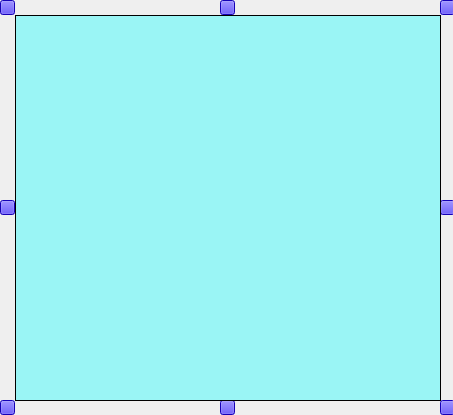
<?xml version="1.0" encoding="UTF-8"?>
<ui version="4.0">
 <class>rectSelection</class>
 <widget class="QWidget" name="rectSelection">
  <property name="geometry">
   <rect>
    <x>0</x>
    <y>0</y>
    <width>453</width>
    <height>415</height>
   </rect>
  </property>
  <property name="cursor">
   <cursorShape>SizeAllCursor</cursorShape>
  </property>
  <property name="windowTitle">
   <string>Form</string>
  </property>
  <property name="styleSheet">
   <string notr="true"/>
  </property>
  <widget class="rBouton" name="b5">
   <property name="geometry">
    <rect>
     <x>440</x>
     <y>400</y>
     <width>15</width>
     <height>15</height>
    </rect>
   </property>
   <property name="cursor">
    <cursorShape>SizeFDiagCursor</cursorShape>
   </property>
   <property name="styleSheet">
    <string notr="true">background-color: rgb(29, 0, 255);</string>
   </property>
   <property name="text">
    <string/>
   </property>
  </widget>
  <widget class="rBouton" name="b4">
   <property name="geometry">
    <rect>
     <x>440</x>
     <y>200</y>
     <width>15</width>
     <height>15</height>
    </rect>
   </property>
   <property name="cursor">
    <cursorShape>SizeHorCursor</cursorShape>
   </property>
   <property name="styleSheet">
    <string notr="true">background-color: rgb(29, 0, 255);</string>
   </property>
   <property name="text">
    <string/>
   </property>
  </widget>
  <widget class="rBouton" name="b3">
   <property name="geometry">
    <rect>
     <x>440</x>
     <y>0</y>
     <width>15</width>
     <height>15</height>
    </rect>
   </property>
   <property name="cursor">
    <cursorShape>SizeBDiagCursor</cursorShape>
   </property>
   <property name="styleSheet">
    <string notr="true">background-color: rgb(29, 0, 255);</string>
   </property>
   <property name="text">
    <string/>
   </property>
  </widget>
  <widget class="rBouton" name="b2">
   <property name="geometry">
    <rect>
     <x>220</x>
     <y>0</y>
     <width>15</width>
     <height>15</height>
    </rect>
   </property>
   <property name="cursor">
    <cursorShape>SizeVerCursor</cursorShape>
   </property>
   <property name="styleSheet">
    <string notr="true">background-color: rgb(29, 0, 255);</string>
   </property>
   <property name="text">
    <string/>
   </property>
  </widget>
  <widget class="rBouton" name="b1">
   <property name="geometry">
    <rect>
     <x>0</x>
     <y>0</y>
     <width>15</width>
     <height>15</height>
    </rect>
   </property>
   <property name="cursor">
    <cursorShape>SizeFDiagCursor</cursorShape>
   </property>
   <property name="styleSheet">
    <string notr="true">background-color: rgb(29, 0, 255);</string>
   </property>
   <property name="text">
    <string/>
   </property>
  </widget>
  <widget class="rBouton" name="b8">
   <property name="geometry">
    <rect>
     <x>0</x>
     <y>200</y>
     <width>15</width>
     <height>15</height>
    </rect>
   </property>
   <property name="cursor">
    <cursorShape>SizeHorCursor</cursorShape>
   </property>
   <property name="styleSheet">
    <string notr="true">background-color: rgb(29, 0, 255);</string>
   </property>
   <property name="text">
    <string/>
   </property>
  </widget>
  <widget class="rBouton" name="b7">
   <property name="geometry">
    <rect>
     <x>0</x>
     <y>400</y>
     <width>15</width>
     <height>15</height>
    </rect>
   </property>
   <property name="cursor">
    <cursorShape>SizeBDiagCursor</cursorShape>
   </property>
   <property name="styleSheet">
    <string notr="true">background-color: rgb(29, 0, 255);</string>
   </property>
   <property name="text">
    <string/>
   </property>
  </widget>
  <widget class="rBouton" name="b6">
   <property name="geometry">
    <rect>
     <x>220</x>
     <y>400</y>
     <width>15</width>
     <height>15</height>
    </rect>
   </property>
   <property name="cursor">
    <cursorShape>SizeVerCursor</cursorShape>
   </property>
   <property name="styleSheet">
    <string notr="true">background-color: rgb(29, 0, 255);</string>
   </property>
   <property name="text">
    <string/>
   </property>
  </widget>
  <widget class="airSelection" name="s">
   <property name="geometry">
    <rect>
     <x>15</x>
     <y>15</y>
     <width>426</width>
     <height>386</height>
    </rect>
   </property>
   <property name="styleSheet">
    <string notr="true">background-color: rgba(23, 255, 255, 100);</string>
   </property>
   <property name="frameShape">
    <enum>QFrame::Box</enum>
   </property>
   <property name="frameShadow">
    <enum>QFrame::Plain</enum>
   </property>
  </widget>
 </widget>
 <customwidgets>
  <customwidget>
   <class>rBouton</class>
   <extends>QPushButton</extends>
   <header>rbouton.h</header>
  </customwidget>
  <customwidget>
   <class>airSelection</class>
   <extends>QFrame</extends>
   <header>rectselection.h</header>
   <container>1</container>
   <slots>
    <signal>pressed()</signal>
   </slots>
  </customwidget>
 </customwidgets>
 <resources/>
 <connections>
  <connection>
   <sender>b1</sender>
   <signal>pressed()</signal>
   <receiver>rectSelection</receiver>
   <slot>sethg()</slot>
   <hints>
    <hint type="sourcelabel">
     <x>10</x>
     <y>10</y>
    </hint>
    <hint type="destinationlabel">
     <x>54</x>
     <y>27</y>
    </hint>
   </hints>
  </connection>
  <connection>
   <sender>b2</sender>
   <signal>pressed()</signal>
   <receiver>rectSelection</receiver>
   <slot>seth()</slot>
   <hints>
    <hint type="sourcelabel">
     <x>227</x>
     <y>8</y>
    </hint>
    <hint type="destinationlabel">
     <x>229</x>
     <y>37</y>
    </hint>
   </hints>
  </connection>
  <connection>
   <sender>b3</sender>
   <signal>pressed()</signal>
   <receiver>rectSelection</receiver>
   <slot>sethd()</slot>
   <hints>
    <hint type="sourcelabel">
     <x>444</x>
     <y>9</y>
    </hint>
    <hint type="destinationlabel">
     <x>344</x>
     <y>37</y>
    </hint>
   </hints>
  </connection>
  <connection>
   <sender>b4</sender>
   <signal>pressed()</signal>
   <receiver>rectSelection</receiver>
   <slot>setd()</slot>
   <hints>
    <hint type="sourcelabel">
     <x>443</x>
     <y>206</y>
    </hint>
    <hint type="destinationlabel">
     <x>395</x>
     <y>233</y>
    </hint>
   </hints>
  </connection>
  <connection>
   <sender>b5</sender>
   <signal>pressed()</signal>
   <receiver>rectSelection</receiver>
   <slot>setbd()</slot>
   <hints>
    <hint type="sourcelabel">
     <x>443</x>
     <y>403</y>
    </hint>
    <hint type="destinationlabel">
     <x>381</x>
     <y>358</y>
    </hint>
   </hints>
  </connection>
  <connection>
   <sender>b6</sender>
   <signal>pressed()</signal>
   <receiver>rectSelection</receiver>
   <slot>setb()</slot>
   <hints>
    <hint type="sourcelabel">
     <x>228</x>
     <y>405</y>
    </hint>
    <hint type="destinationlabel">
     <x>267</x>
     <y>344</y>
    </hint>
   </hints>
  </connection>
  <connection>
   <sender>b7</sender>
   <signal>pressed()</signal>
   <receiver>rectSelection</receiver>
   <slot>setbg()</slot>
   <hints>
    <hint type="sourcelabel">
     <x>6</x>
     <y>403</y>
    </hint>
    <hint type="destinationlabel">
     <x>77</x>
     <y>356</y>
    </hint>
   </hints>
  </connection>
  <connection>
   <sender>b8</sender>
   <signal>pressed()</signal>
   <receiver>rectSelection</receiver>
   <slot>setg()</slot>
   <hints>
    <hint type="sourcelabel">
     <x>6</x>
     <y>205</y>
    </hint>
    <hint type="destinationlabel">
     <x>107</x>
     <y>200</y>
    </hint>
   </hints>
  </connection>
  <connection>
   <sender>s</sender>
   <signal>pressed()</signal>
   <receiver>rectSelection</receiver>
   <slot>setall()</slot>
   <hints>
    <hint type="sourcelabel">
     <x>69</x>
     <y>112</y>
    </hint>
    <hint type="destinationlabel">
     <x>9</x>
     <y>121</y>
    </hint>
   </hints>
  </connection>
 </connections>
 <slots>
  <slot>sethd()</slot>
  <slot>seth()</slot>
  <slot>sethg()</slot>
  <slot>setg()</slot>
  <slot>setbg()</slot>
  <slot>setb()</slot>
  <slot>setbd()</slot>
  <slot>setd()</slot>
  <slot>setall()</slot>
 </slots>
</ui>
